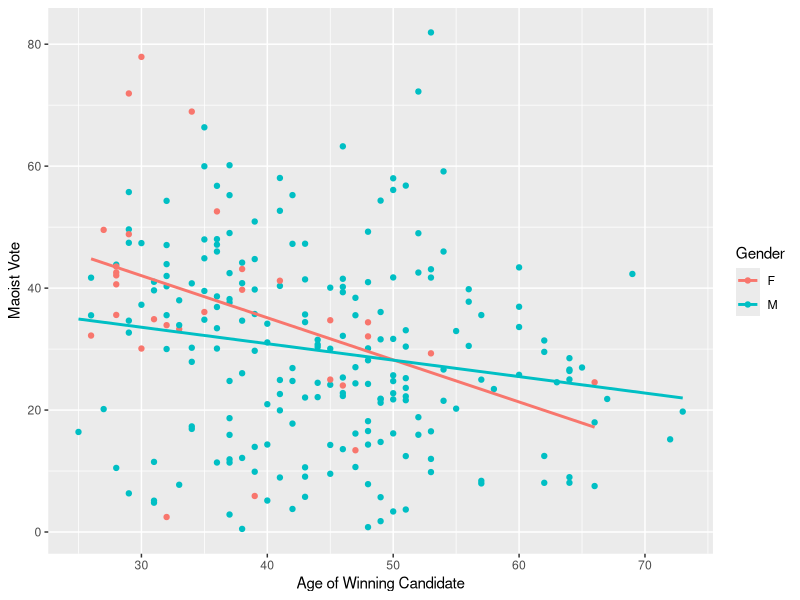
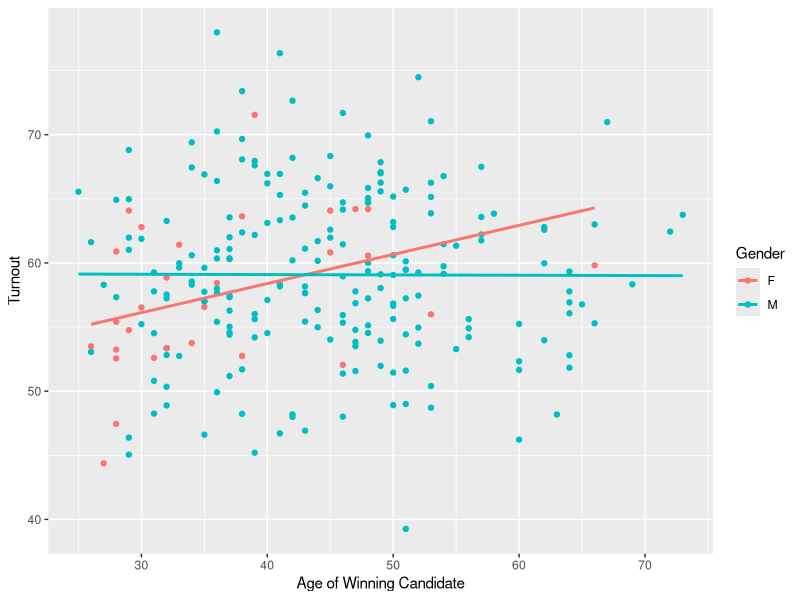
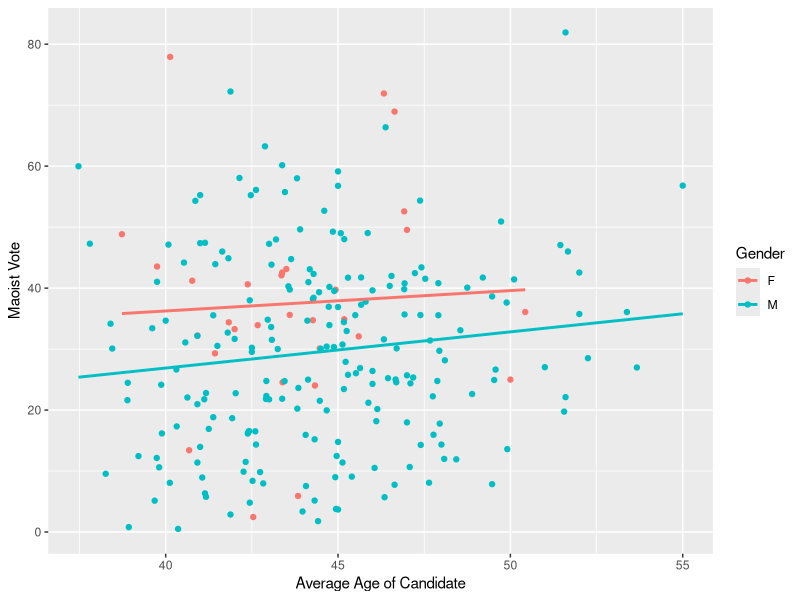
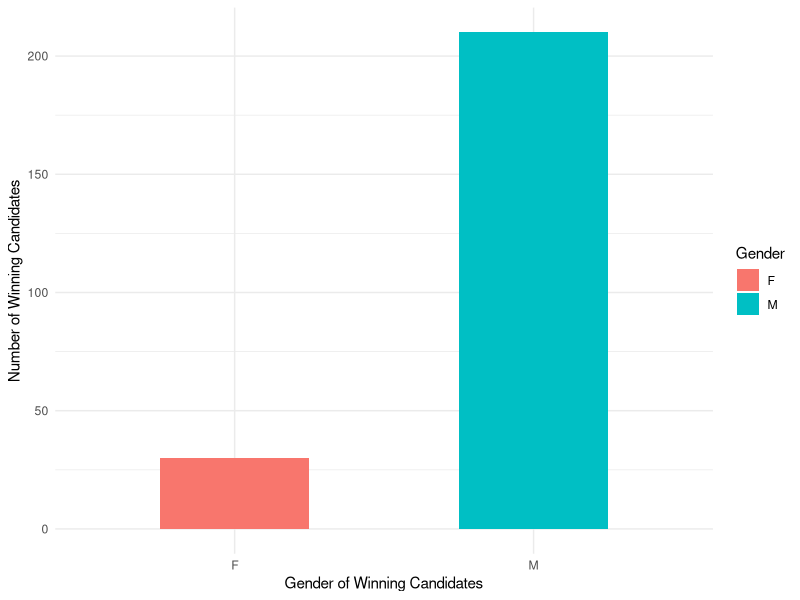
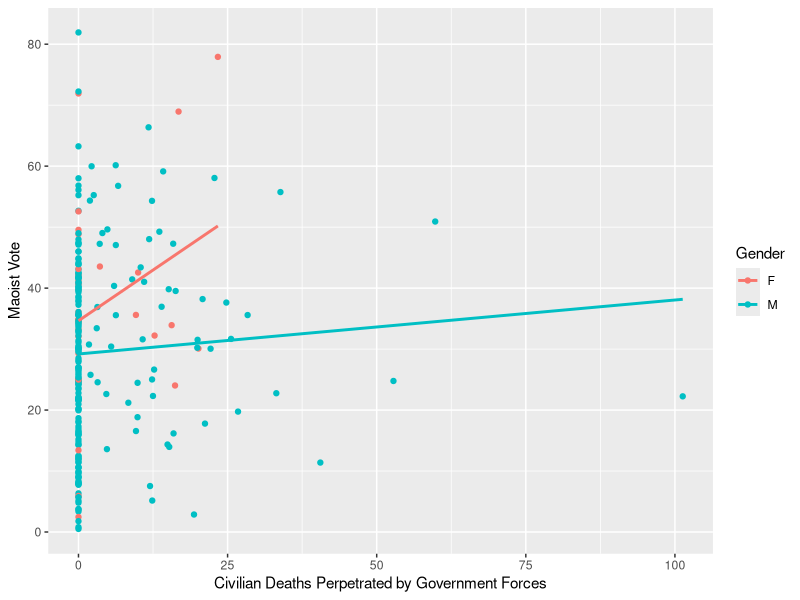
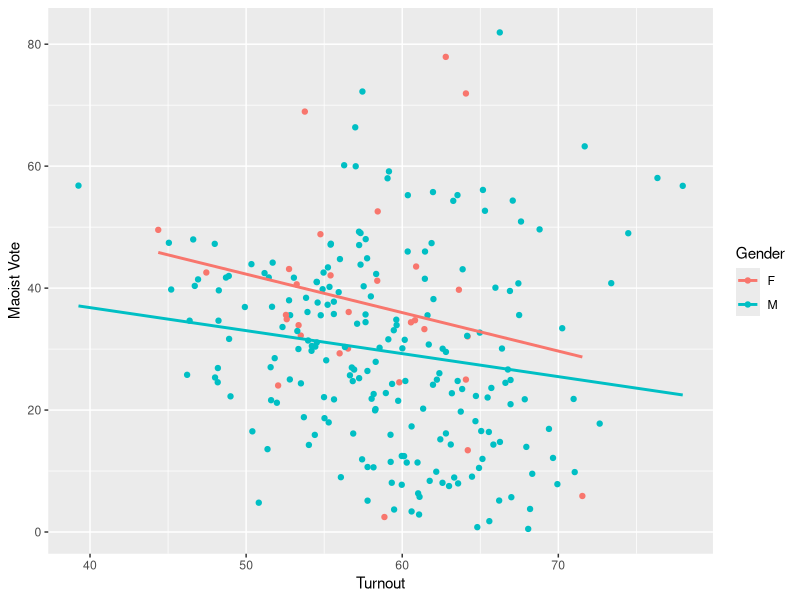

Source code (R) for these figures, in order: (Note: this script raises an error after producing the figures.)
## ---- chunk 1
knitr::opts_chunk$set(
  collapse = TRUE,
  comment = "#>",
  warning = FALSE,
  message = FALSE
)
## ---- chunk 2
library(tidyverse)
library(kableExtra)
library(psych)

df = read.csv("completedata.csv")
kable(head(df))
## ---- chunk 3

df %>% summarise(civdeath_mao = mean(df$civdeath_mao), maodeath = mean(df$maodeath), winnerage = mean(df$winnerage))%>% tibble()

## ---- chunk 4
ggplot(df, aes(winnerage, maovote, colour = winnergender)) + 
  geom_point() +  
  geom_smooth(method=lm, se=FALSE) + labs(x = "Age of Winning Candidate", y = "Maoist Vote", color = "Gender")
## ---- chunk 5
ggplot(df, aes(winnerage, turnout, colour = winnergender)) + 
  geom_point() + 
  geom_smooth(method=lm, se=FALSE) + labs(x = "Age of Winning Candidate", y = "Turnout", color = "Gender")
## ---- chunk 6
ggplot(df, aes(candidate_avgage, maovote, colour = winnergender)) + 
  geom_point() + 
  geom_smooth(method=lm, se=FALSE) + labs(x = "Average Age of Candidate", y = "Maoist Vote", color = "Gender")
## ---- chunk 7
ggplot(df, aes(winnergender, fill=winnergender)) + 
  geom_bar(width = 0.5) + theme_minimal() + labs(x = "Gender of Winning Candidates", y = "Number of Winning Candidates", fill = "Gender")

## ---- chunk 8
ggplot(df, aes(civdeath_gov, maovote, colour = winnergender)) + 
  geom_point() + 
  geom_smooth(method=lm, se=FALSE) + labs(x = "Civilian Deaths Perpetrated by Government Forces", y = "Maoist Vote", color = "Gender")
## ---- chunk 9
ggplot(df, aes(turnout, maovote, colour = winnergender)) + 
  geom_point() + 
  geom_smooth(method=lm, se=FALSE) + labs(x = "Turnout", y = "Maoist Vote", color = "Gender")
## ---- chunk 10
ggplot(df, aes(x = winningparty, fill=winningparty)) + 
  geom_bar(width = 0.5) + theme_minimal() +
  scale_fill_manual(values = c("darkred", "grey", "orange", "orangered", "darkgreen" , "#ff8080" , "seagreen" , "firebrick" , "lightgrey" , "red"))+ 
  theme(axis.text=element_text(size=10)) + labs(x = "Winning Party", y = "Number of Seats", fill = "Party")
## ---- chunk 11

df2 <- read.csv("partylistresults.csv")

# Extract the relevant columns containing the p values
p_values <- df2[, -(1:4)]  # Assuming the first column contains row identifiers, adjust if needed

# Function to calculate N for each row
calculate_N <- function(row) {
  sum_squares <- sum(row^2)
  N <- 1 / sum_squares
  return(N)
}

# Calculate N for each row
N_values <- apply(p_values, 1, calculate_N)

# Add N values to the original data frame
df2 <- cbind(df2[, 4], N = N_values)

# Print or export the resulting data frame with N values
kable(head(df2))


## ---- chunk 12
df3 <- read.csv("partylistresults.csv")
df3$N <- N_values
df4 <- read.csv("completedata.csv")

ggplot(df3, aes(df4$turnout, N, colour = df4$winnergender)) + 
  geom_point() + 
  geom_smooth(method=lm, se=FALSE) +
  theme(axis.text = element_text(size = 6)) + labs(title = "Effective Number of Parties and Turnout" , x = "Turnout" , y = "Effective Number of Parties", color = "Gender")
